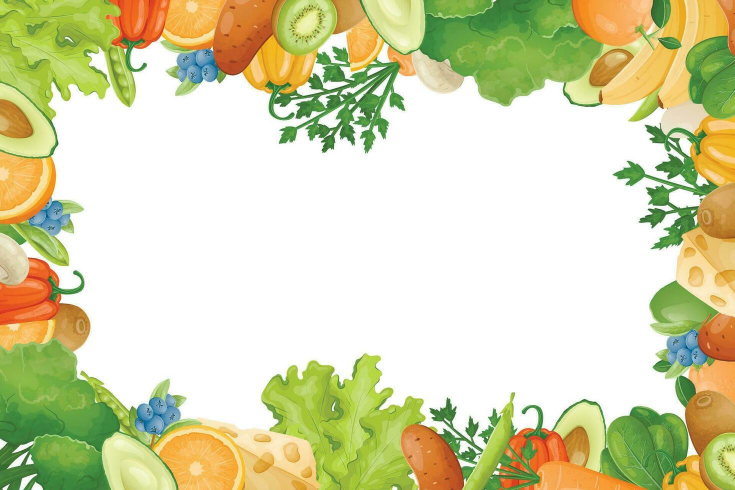
#> input picture frontend/assets/images/login-bg.jpg, 1470 x 980 px (shown at 1/2 size)
$ python -i preparar.py   (imports and definitions only)
#> lines starting #> are read from the running program, lines starting #| are printed output that depends on the picture
#> further down, picture is the input picture: PIL image 1470x980 RGB; mean R, G, B 213.9, 214.7, 172.3
"""
Prepara los splits train/val/test a partir de ml/datasets/unified/.

Pasos:
  1. Lee cada clase en unified/ y baraja las imagenes (semilla fija).
  2. Divide 70% train, 15% val, 15% test.
  3. Redimensiona a 224x224 (recorte central conservando aspecto).
  4. Solo en TRAIN, genera 2 variantes aumentadas por imagen (rotacion, flip, brillo, zoom).

Val y test NO se aumentan: sirven para medir el modelo con imagenes limpias.
El resultado queda en ml/datasets/splits/{train,val,test}/<clase>/.

Uso:
    python ml/scripts/preparar.py
    python ml/scripts/preparar.py --sin-aumento
"""

import argparse
import random
import sys
from collections import Counter
from pathlib import Path

sys.path.insert(0, str(Path(__file__).resolve().parents[1]))

from PIL import Image, ImageEnhance, ImageOps  # noqa: E402

from clases import nombres_clase  # noqa: E402


RAIZ_ML = Path(__file__).resolve().parents[1]
RAIZ_UNIFIED = RAIZ_ML / "datasets" / "unified"
RAIZ_SPLITS = RAIZ_ML / "datasets" / "splits"

TAMANO = 224
PROP_TRAIN, PROP_VAL = 0.70, 0.15
SEMILLA = 42
AUMENTOS_POR_IMAGEN = 2


def redimensionar_cuadrado(img):
    img = ImageOps.exif_transpose(img).convert("RGB")
    ancho, alto = img.size
#> ancho = 1470; alto = 980
    lado = min(ancho, alto)
#> lado = 980
    izq = (ancho - lado) // 2
#> izq = 245
    arr = (alto - lado) // 2
#> arr = 0
    img = img.crop((izq, arr, izq + lado, arr + lado))
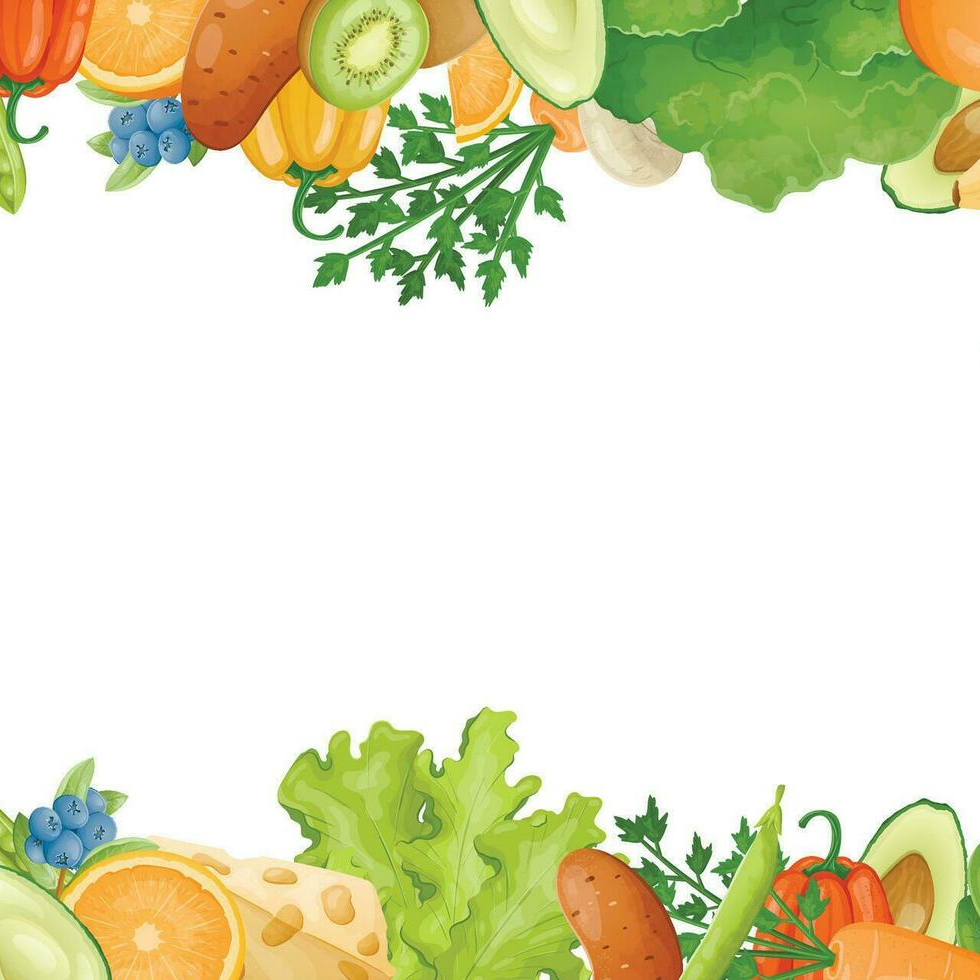
#> img: PIL image 980x980 RGB; mean R, G, B 225.2, 225, 193
    return img.resize((TAMANO, TAMANO), Image.LANCZOS)


# [83 lines left out: functions variantes_aumentadas, dividir, procesar_clase, main, not called in this run]


# [2 lines not run here, left out]

>>> from PIL import Image
>>> picture = Image.open('../../frontend/assets/images/login-bg.jpg')
>>> result = redimensionar_cuadrado(picture)
